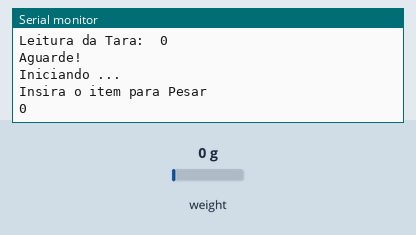
Recording of a sketch running on a simulated Arduino Uno, built with avr-gcc and run on an emulated ATmega328P. Parts: the last lines printed to the serial monitor. The inputs (shaded band) are chosen by the test bench; at power-on: weight on the scale 0 g.

Above: at 3.3 s.
3.4 s: weight on the scale set to 100 g
At 5.1 s:
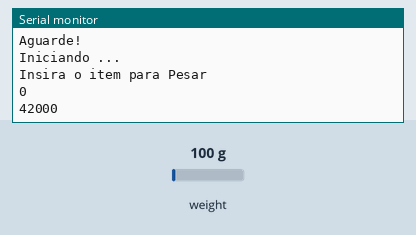
5.3 s: weight on the scale set to 1250 g
At 7.0 s:
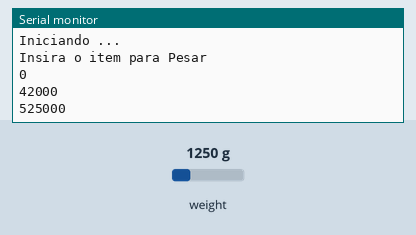
Timing chart, 0 to 8.5 s (numbered marks = the images above; inputs shaded):
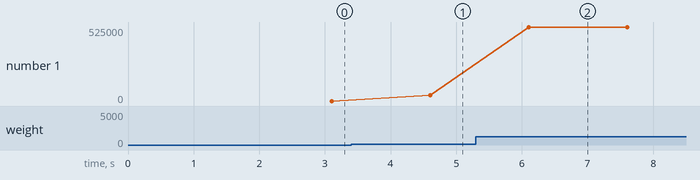

Measured:
- after the input at 3.4 s, the serial monitor: prints a new line after 1.2 s (image 1)
- after the input at 5.3 s, the serial monitor: prints a new line after 0.80 s (image 2)
- plotted number 1: 0 → 42000 after the input at 3.4 s, 42000 → 525000 after the input at 5.3 s

The sketch:

celula_carga_calib_.ino
```cpp
#include "HX711.h"

#define DT A1
#define SCK A0

HX711 escala;

void setup()
{
  escala.begin(DT, SCK);
  Serial.begin(9600);
  Serial.print("Leitura da Tara:  ");
  Serial.println(escala.read());
  Serial.println("Aguarde!");
  Serial.println("Iniciando ...");
  escala.set_scale();
  escala.tare(20);
  Serial.println("Insira o item para Pesar");
}

/*void loop()
{
  for (int i = 0; i < 100; i++)
  {
    Serial.println(escala.get_value(10), 0);
    delay(100);
  }
  Serial.println("n");
}*/
void loop()
{
  Serial.println(escala.get_value(10), 0);
  delay(500);
}
```
